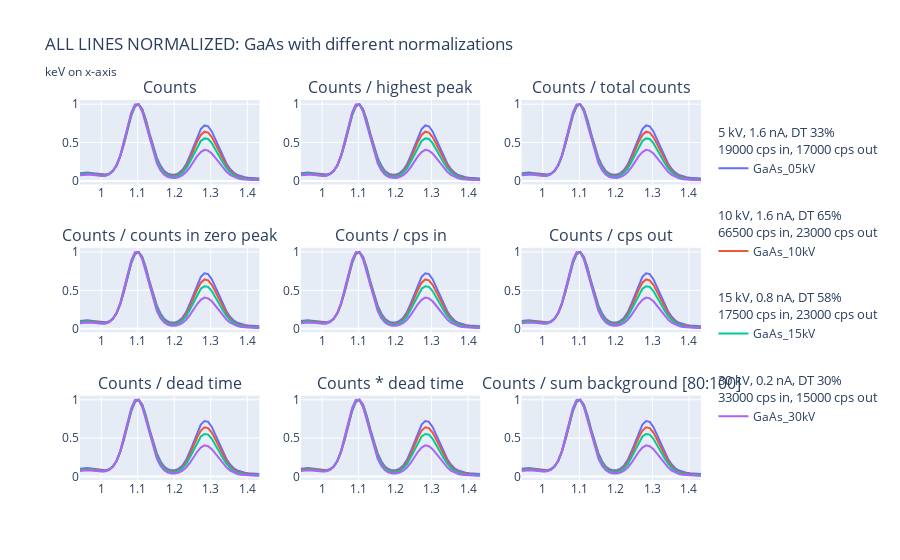

Here is the notebook cell this chart was saved with:
### Code cell
# scale all data arrays to the same max value
def scale_data(data_arrays):
    # max_val = 1
    # for i in range(len(data_arrays)):
    #     max_val = 1
    #     for j in range(len(data_arrays[i])):
    #         max_val = max(max_val, max(data_arrays[i][j][1]))
    for i in range(len(data_arrays)):
        for j in range(len(data_arrays[i])):
            data_arrays[i][j][1] = data_arrays[i][j][1] / max(data_arrays[i][j][1])
    return data_arrays

data_arrs_scaled = scale_data(data_arrs)
fig = plot_subplots(data_arrs_scaled, "ALL LINES NORMALIZED: " + title_comparison, start, stop, nrow=3, ncol=3, subplot_titles=subplot_titles, legengroupnames=legengroupnames)
fig.show()
